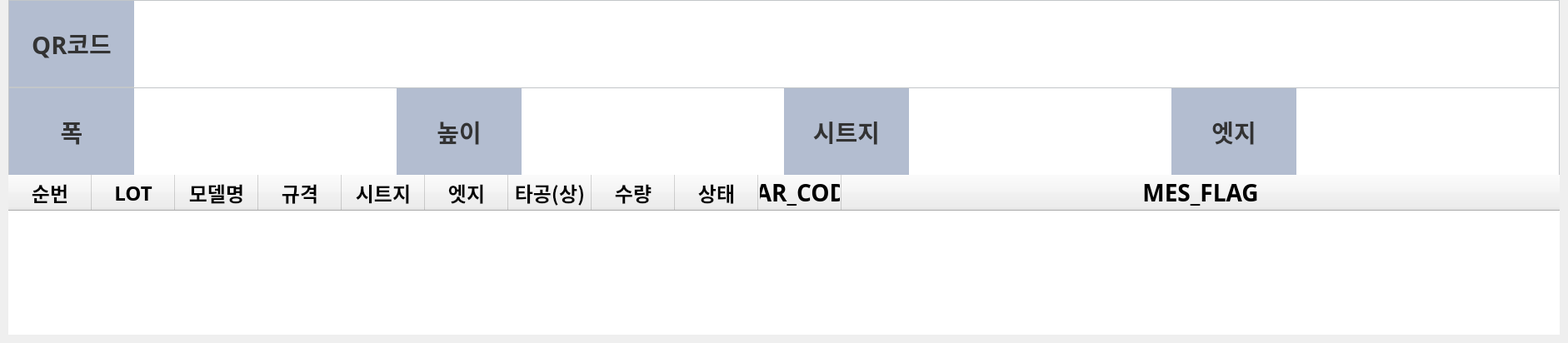
    <widget class="QFrame" name="main_frame">
     <property name="frameShape">
      <enum>QFrame::NoFrame</enum>
     </property>
     <property name="frameShadow">
      <enum>QFrame::Raised</enum>
     </property>
     <layout class="QVBoxLayout" name="verticalLayout_4">
      <property name="spacing">
       <number>0</number>
      </property>
      <property name="leftMargin">
       <number>10</number>
      </property>
      <property name="topMargin">
       <number>0</number>
      </property>
      <property name="rightMargin">
       <number>10</number>
      </property>
      <property name="bottomMargin">
       <number>10</number>
      </property>
      <item>
       <widget class="QFrame" name="main_qr_frame">
        <property name="minimumSize">
         <size>
          <width>0</width>
          <height>105</height>
         </size>
        </property>
        <property name="maximumSize">
         <size>
          <width>16777215</width>
          <height>105</height>
         </size>
        </property>
        <property name="styleSheet">
         <string notr="true">QFrame{
border:1px solid #c2c6c9;
}</string>
        </property>
        <property name="frameShape">
         <enum>QFrame::NoFrame</enum>
        </property>
        <property name="frameShadow">
         <enum>QFrame::Raised</enum>
        </property>
        <layout class="QHBoxLayout" name="horizontalLayout_3">
         <property name="spacing">
          <number>0</number>
         </property>
         <property name="leftMargin">
          <number>0</number>
         </property>
         <property name="topMargin">
          <number>0</number>
         </property>
         <property name="rightMargin">
          <number>0</number>
         </property>
         <property name="bottomMargin">
          <number>0</number>
         </property>
         <item>
          <widget class="QLabel" name="QR_LABEL">
           <property name="sizePolicy">
            <sizepolicy hsizetype="Preferred" vsizetype="Preferred">
             <horstretch>0</horstretch>
             <verstretch>0</verstretch>
            </sizepolicy>
           </property>
           <property name="minimumSize">
            <size>
             <width>150</width>
             <height>0</height>
            </size>
           </property>
           <property name="maximumSize">
            <size>
             <width>150</width>
             <height>16777215</height>
            </size>
           </property>
           <property name="font">
            <font>
             <family>맑은 고딕</family>
             <pointsize>22</pointsize>
             <weight>75</weight>
             <italic>false</italic>
             <bold>true</bold>
            </font>
           </property>
           <property name="styleSheet">
            <string notr="true">QLabel{
color: #333333;
background-color: #B3BDD0;
border: none;
}</string>
           </property>
           <property name="text">
            <string>QR코드</string>
           </property>
           <property name="alignment">
            <set>Qt::AlignCenter</set>
           </property>
          </widget>
         </item>
         <item>
          <widget class="QLineEdit" name="QR_INPUT">
           <property name="sizePolicy">
            <sizepolicy hsizetype="Preferred" vsizetype="Preferred">
             <horstretch>0</horstretch>
             <verstretch>0</verstretch>
            </sizepolicy>
           </property>
           <property name="minimumSize">
            <size>
             <width>0</width>
             <height>111</height>
            </size>
           </property>
           <property name="font">
            <font>
             <family>맑은 고딕</family>
             <pointsize>24</pointsize>
             <weight>75</weight>
             <italic>false</italic>
             <bold>true</bold>
            </font>
           </property>
           <property name="tabletTracking">
            <bool>false</bool>
           </property>
           <property name="styleSheet">
            <string notr="true">QLineEdit {
color: #3f444a;
border:none;
padding-left: 5px;
}</string>
           </property>
           <property name="text">
            <string/>
           </property>
           <property name="alignment">
            <set>Qt::AlignCenter</set>
           </property>
          </widget>
         </item>
        </layout>
       </widget>
      </item>
      <item>
       <widget class="QFrame" name="main_info_frame">
        <property name="minimumSize">
         <size>
          <width>0</width>
          <height>105</height>
         </size>
        </property>
        <property name="maximumSize">
         <size>
          <width>16777215</width>
          <height>105</height>
         </size>
        </property>
        <property name="styleSheet">
         <string notr="true">QFrame{
border:1px solid #c2c6c9;
border-bottom: 0px;
}</string>
        </property>
        <property name="frameShape">
         <enum>QFrame::NoFrame</enum>
        </property>
        <property name="frameShadow">
         <enum>QFrame::Raised</enum>
        </property>
        <layout class="QHBoxLayout" name="horizontalLayout_4">
         <property name="spacing">
          <number>0</number>
         </property>
         <property name="leftMargin">
          <number>0</number>
         </property>
         <property name="topMargin">
          <number>0</number>
         </property>
         <property name="rightMargin">
          <number>0</number>
         </property>
         <property name="bottomMargin">
          <number>0</number>
         </property>
         <item>
          <widget class="QLabel" name="LENX_LABEL">
           <property name="minimumSize">
            <size>
             <width>150</width>
             <height>0</height>
            </size>
           </property>
           <property name="maximumSize">
            <size>
             <width>150</width>
             <height>16777215</height>
            </size>
           </property>
           <property name="font">
            <font>
             <family>맑은 고딕</family>
             <pointsize>22</pointsize>
             <weight>75</weight>
             <italic>false</italic>
             <bold>true</bold>
            </font>
           </property>
           <property name="styleSheet">
            <string notr="true">QLabel{
color: #333333;
background-color: #B3BDD0;
border: none;
}</string>
           </property>
           <property name="text">
            <string>폭</string>
           </property>
           <property name="alignment">
            <set>Qt::AlignCenter</set>
           </property>
          </widget>
         </item>
         <item>
          <widget class="QLineEdit" name="LENX_INPUT">
           <property name="sizePolicy">
            <sizepolicy hsizetype="Preferred" vsizetype="Preferred">
             <horstretch>0</horstretch>
             <verstretch>0</verstretch>
            </sizepolicy>
           </property>
           <property name="font">
            <font>
             <family>맑은 고딕</family>
             <pointsize>24</pointsize>
             <weight>75</weight>
             <italic>false</italic>
             <bold>true</bold>
            </font>
           </property>
           <property name="styleSheet">
            <string notr="true">QLineEdit {
color: #3f444a;
border:none;
padding-left: 5px;
}
QLineEdit:focus {
border:2px solid #c2c6c9;
}</string>
           </property>
           <property name="text">
            <string/>
           </property>
           <property name="alignment">
            <set>Qt::AlignCenter</set>
           </property>
           <property name="dragEnabled">
            <bool>true</bool>
           </property>
           <property name="readOnly">
            <bool>true</bool>
           </property>
          </widget>
         </item>
         <item>
          <widget class="QLabel" name="WIDX_LABEL">
           <property name="minimumSize">
            <size>
             <width>150</width>
             <height>0</height>
            </size>
           </property>
           <property name="maximumSize">
            <size>
             <width>150</width>
             <height>16777215</height>
            </size>
           </property>
           <property name="font">
            <font>
             <family>맑은 고딕</family>
             <pointsize>22</pointsize>
             <weight>75</weight>
             <italic>false</italic>
             <bold>true</bold>
            </font>
           </property>
           <property name="styleSheet">
            <string notr="true">QLabel{
color: #333333;
background-color: #B3BDD0;
border: none;
}</string>
           </property>
           <property name="text">
            <string>높이</string>
           </property>
           <property name="alignment">
            <set>Qt::AlignCenter</set>
           </property>
          </widget>
         </item>
         <item>
          <widget class="QLineEdit" name="WIDX_INPUT">
           <property name="sizePolicy">
            <sizepolicy hsizetype="Preferred" vsizetype="Preferred">
             <horstretch>0</horstretch>
             <verstretch>0</verstretch>
            </sizepolicy>
           </property>
           <property name="font">
            <font>
             <family>맑은 고딕</family>
             <pointsize>24</pointsize>
             <weight>75</weight>
             <italic>false</italic>
             <bold>true</bold>
            </font>
           </property>
           <property name="styleSheet">
            <string notr="true">QLineEdit {
color: #3f444a;
border:none;
padding-left: 5px;
}
QLineEdit:focus {
border:2px solid #c2c6c9;
}</string>
           </property>
           <property name="text">
            <string/>
           </property>
           <property name="alignment">
            <set>Qt::AlignCenter</set>
           </property>
           <property name="readOnly">
            <bool>true</bool>
           </property>
          </widget>
         </item>
         <item>
          <widget class="QLabel" name="SPCL_LABEL">
           <property name="minimumSize">
            <size>
             <width>150</width>
             <height>0</height>
            </size>
           </property>
           <property name="maximumSize">
            <size>
             <width>150</width>
             <height>16777215</height>
            </size>
           </property>
           <property name="font">
            <font>
             <family>맑은 고딕</family>
             <pointsize>22</pointsize>
             <weight>75</weight>
             <italic>false</italic>
             <bold>true</bold>
            </font>
           </property>
           <property name="styleSheet">
            <string notr="true">QLabel{
color: #333333;
background-color: #B3BDD0;
border: none;
}</string>
           </property>
           <property name="text">
            <string>시트지</string>
           </property>
           <property name="alignment">
            <set>Qt::AlignCenter</set>
           </property>
          </widget>
         </item>
         <item>
          <widget class="QLineEdit" name="SPCL_INPUT">
           <property name="sizePolicy">
            <sizepolicy hsizetype="Preferred" vsizetype="Preferred">
             <horstretch>0</horstretch>
             <verstretch>0</verstretch>
            </sizepolicy>
           </property>
           <property name="font">
            <font>
             <family>맑은 고딕</family>
             <pointsize>24</pointsize>
             <weight>75</weight>
             <italic>false</italic>
             <bold>true</bold>
            </font>
           </property>
           <property name="styleSheet">
            <string notr="true">QLineEdit {
color: #3f444a;
border:none;
padding-left: 5px;
}
QLineEdit:focus {
border:2px solid #c2c6c9;
}</string>
           </property>
           <property name="text">
            <string/>
           </property>
           <property name="alignment">
            <set>Qt::AlignCenter</set>
           </property>
           <property name="readOnly">
            <bool>true</bool>
           </property>
          </widget>
         </item>
         <item>
          <widget class="QLabel" name="EDGE_LABEL">
           <property name="minimumSize">
            <size>
             <width>150</width>
             <height>0</height>
            </size>
           </property>
           <property name="maximumSize">
            <size>
             <width>150</width>
             <height>16777215</height>
            </size>
           </property>
           <property name="font">
            <font>
             <family>맑은 고딕</family>
             <pointsize>22</pointsize>
             <weight>75</weight>
             <italic>false</italic>
             <bold>true</bold>
            </font>
           </property>
           <property name="styleSheet">
            <string notr="true">QLabel{
color: #333333;
background-color: #B3BDD0;
border: none;
}</string>
           </property>
           <property name="text">
            <string>엣지</string>
           </property>
           <property name="alignment">
            <set>Qt::AlignCenter</set>
           </property>
          </widget>
         </item>
         <item>
          <widget class="QLineEdit" name="EDGE_INPUT">
           <property name="sizePolicy">
            <sizepolicy hsizetype="Preferred" vsizetype="Preferred">
             <horstretch>0</horstretch>
             <verstretch>0</verstretch>
            </sizepolicy>
           </property>
           <property name="font">
            <font>
             <family>맑은 고딕</family>
             <pointsize>24</pointsize>
             <weight>75</weight>
             <italic>false</italic>
             <bold>true</bold>
            </font>
           </property>
           <property name="styleSheet">
            <string notr="true">QLineEdit {
color: #3f444a;
border:none;
padding-left: 5px;
}
QLineEdit:focus {
border:2px solid #c2c6c9;
}</string>
           </property>
           <property name="text">
            <string/>
           </property>
           <property name="alignment">
            <set>Qt::AlignCenter</set>
           </property>
           <property name="readOnly">
            <bool>true</bool>
           </property>
          </widget>
         </item>
        </layout>
       </widget>
      </item>
      <item>
       <widget class="QTableWidget" name="tableWidget">
        <property name="sizePolicy">
         <sizepolicy hsizetype="Preferred" vsizetype="Expanding">
          <horstretch>0</horstretch>
          <verstretch>0</verstretch>
         </sizepolicy>
        </property>
        <property name="maximumSize">
         <size>
          <width>16777215</width>
          <height>16777215</height>
         </size>
        </property>
        <property name="font">
         <font>
          <family>맑은 고딕</family>
          <pointsize>21</pointsize>
          <weight>75</weight>
          <bold>true</bold>
         </font>
        </property>
        <property name="layoutDirection">
         <enum>Qt::LeftToRight</enum>
        </property>
        <property name="autoFillBackground">
         <bool>false</bool>
        </property>
        <property name="frameShape">
         <enum>QFrame::NoFrame</enum>
        </property>
        <property name="verticalScrollBarPolicy">
         <enum>Qt::ScrollBarAlwaysOff</enum>
        </property>
        <property name="horizontalScrollBarPolicy">
         <enum>Qt::ScrollBarAlwaysOff</enum>
        </property>
        <property name="sizeAdjustPolicy">
         <enum>QAbstractScrollArea::AdjustIgnored</enum>
        </property>
        <property name="autoScroll">
         <bool>true</bool>
        </property>
        <property name="autoScrollMargin">
         <number>26</number>
        </property>
        <property name="editTriggers">
         <set>QAbstractItemView::NoEditTriggers</set>
        </property>
        <property name="selectionMode">
         <enum>QAbstractItemView::SingleSelection</enum>
        </property>
        <property name="selectionBehavior">
         <enum>QAbstractItemView::SelectRows</enum>
        </property>
        <property name="verticalScrollMode">
         <enum>QAbstractItemView::ScrollPerItem</enum>
        </property>
        <property name="showGrid">
         <bool>true</bool>
        </property>
        <property name="sortingEnabled">
         <bool>true</bool>
        </property>
        <property name="rowCount">
         <number>0</number>
        </property>
        <property name="columnCount">
         <number>11</number>
        </property>
        <attribute name="horizontalHeaderVisible">
         <bool>true</bool>
        </attribute>
        <attribute name="horizontalHeaderCascadingSectionResizes">
         <bool>false</bool>
        </attribute>
        <attribute name="horizontalHeaderMinimumSectionSize">
         <number>0</number>
        </attribute>
        <attribute name="horizontalHeaderDefaultSectionSize">
         <number>100</number>
        </attribute>
        <attribute name="horizontalHeaderHighlightSections">
         <bool>true</bool>
        </attribute>
        <attribute name="horizontalHeaderShowSortIndicator" stdset="0">
         <bool>true</bool>
        </attribute>
        <attribute name="horizontalHeaderStretchLastSection">
         <bool>true</bool>
        </attribute>
        <attribute name="verticalHeaderVisible">
         <bool>false</bool>
        </attribute>
        <attribute name="verticalHeaderCascadingSectionResizes">
         <bool>false</bool>
        </attribute>
        <attribute name="verticalHeaderMinimumSectionSize">
         <number>0</number>
        </attribute>
        <attribute name="verticalHeaderDefaultSectionSize">
         <number>0</number>
        </attribute>
        <attribute name="verticalHeaderShowSortIndicator" stdset="0">
         <bool>false</bool>
        </attribute>
        <attribute name="verticalHeaderStretchLastSection">
         <bool>false</bool>
        </attribute>
        <column>
         <property name="text">
          <string>순번</string>
         </property>
         <property name="font">
          <font>
           <family>맑은 고딕</family>
           <pointsize>18</pointsize>
           <weight>75</weight>
           <bold>true</bold>
          </font>
         </property>
        </column>
        <column>
         <property name="text">
          <string>LOT</string>
         </property>
         <property name="font">
          <font>
           <family>맑은 고딕</family>
           <pointsize>18</pointsize>
           <weight>75</weight>
           <bold>true</bold>
          </font>
         </property>
        </column>
        <column>
         <property name="text">
          <string>모델명</string>
         </property>
         <property name="font">
          <font>
           <family>맑은 고딕</family>
           <pointsize>18</pointsize>
           <weight>75</weight>
           <bold>true</bold>
          </font>
         </property>
        </column>
        <column>
         <property name="text">
          <string>규격</string>
         </property>
         <property name="font">
          <font>
           <family>맑은 고딕</family>
           <pointsize>18</pointsize>
           <weight>75</weight>
           <bold>true</bold>
          </font>
         </property>
        </column>
        <column>
         <property name="text">
          <string>시트지</string>
         </property>
         <property name="font">
          <font>
           <family>맑은 고딕</family>
           <pointsize>18</pointsize>
           <weight>75</weight>
           <bold>true</bold>
          </font>
         </property>
        </column>
        <column>
         <property name="text">
          <string>엣지</string>
         </property>
         <property name="font">
          <font>
           <family>맑은 고딕</family>
           <pointsize>18</pointsize>
           <weight>75</weight>
           <bold>true</bold>
          </font>
         </property>
        </column>
        <column>
         <property name="text">
          <string>타공(상)</string>
         </property>
         <property name="font">
          <font>
           <family>맑은 고딕</family>
           <pointsize>18</pointsize>
           <weight>75</weight>
           <bold>true</bold>
          </font>
         </property>
        </column>
        <column>
         <property name="text">
          <string>수량</string>
         </property>
         <property name="font">
          <font>
           <family>맑은 고딕</family>
           <pointsize>18</pointsize>
           <weight>75</weight>
           <bold>true</bold>
          </font>
         </property>
        </column>
        <column>
         <property name="text">
          <string>상태</string>
         </property>
         <property name="font">
          <font>
           <family>맑은 고딕</family>
           <pointsize>18</pointsize>
           <weight>75</weight>
           <bold>true</bold>
          </font>
         </property>
        </column>
        <column>
         <property name="text">
          <string>BAR_CODE</string>
         </property>
        </column>
        <column>
         <property name="text">
          <string>MES_FLAG</string>
         </property>
        </column>
       </widget>
      </item>
     </layout>
    </widget>
